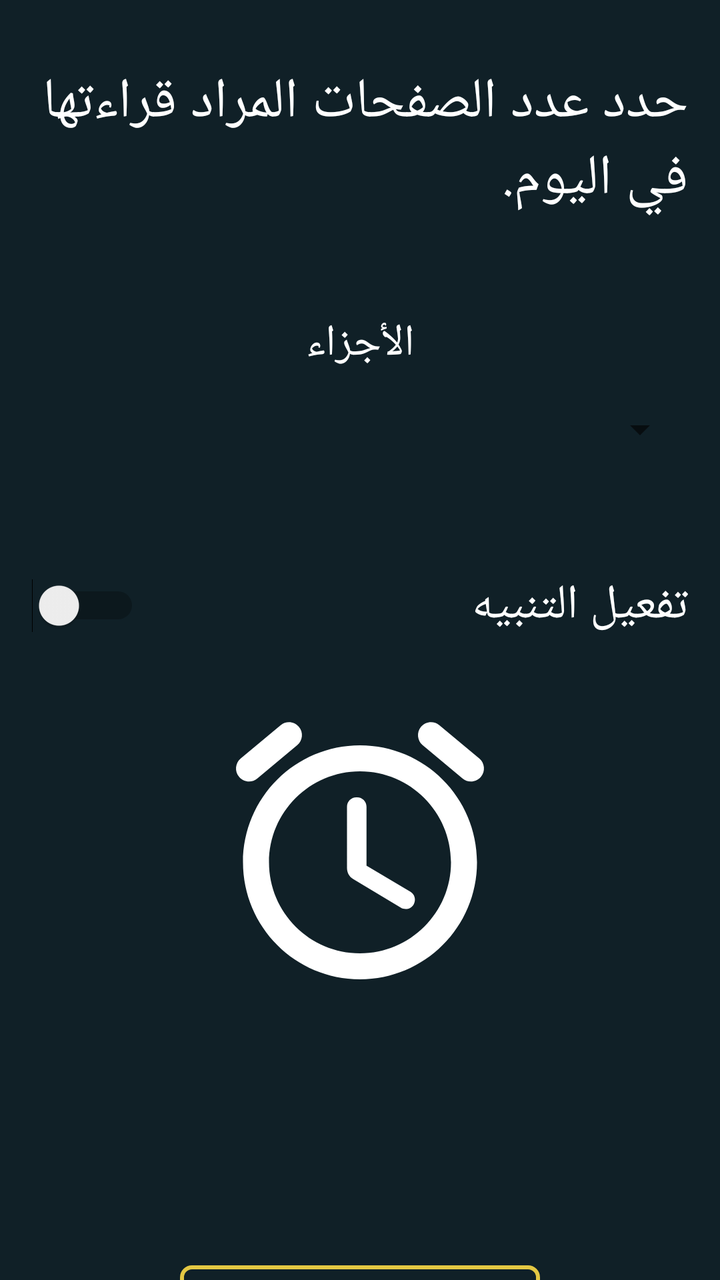
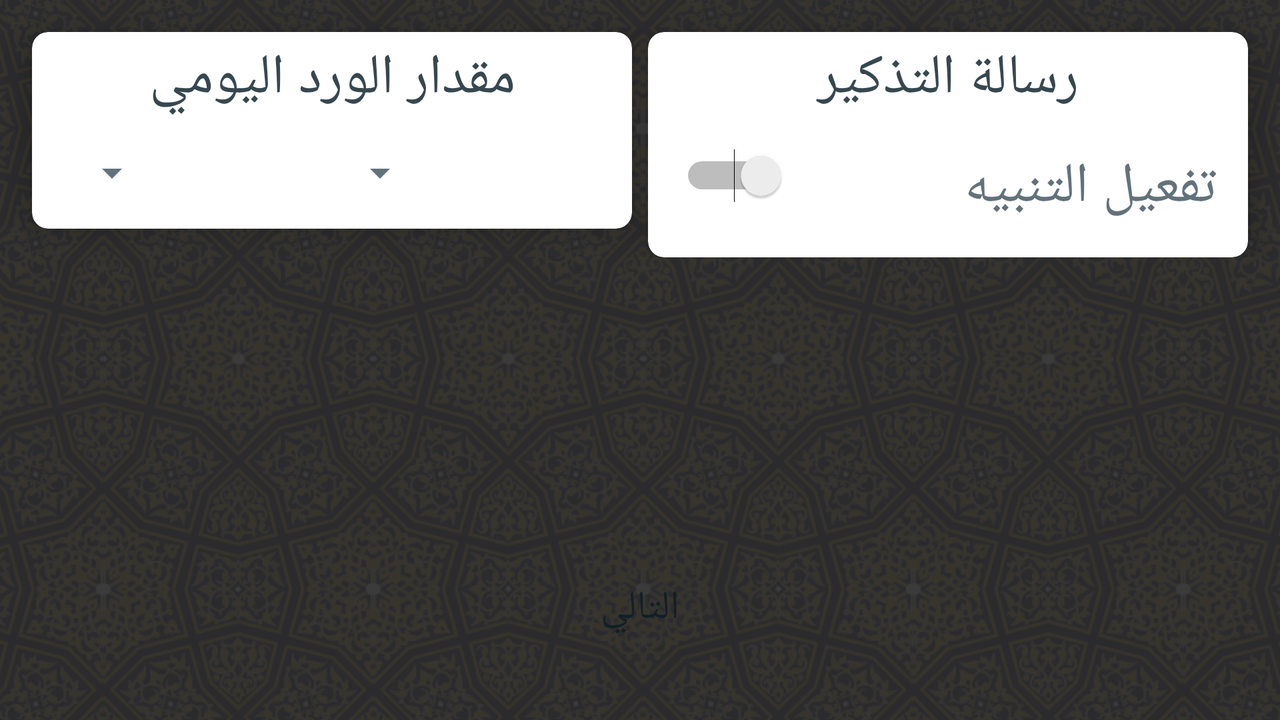

First picture: res/layout/ on a phone held upright. Second picture: the repository's own variant of that layout, on a device whose configuration matches the variant's folder. Source for both follows.
<!-- AndroidManifest.xml: application theme Theme.Khatmah -->
<!-- res/layout/activity_alert.xml -->
<?xml version="1.0" encoding="utf-8"?>
<LinearLayout xmlns:android="http://schemas.android.com/apk/res/android"
    xmlns:tools="http://schemas.android.com/tools"
    android:layout_width="match_parent"
    android:layout_height="match_parent"
    android:background="#102027"
    android:orientation="vertical"
    tools:context=".AlertActivity">

    <TextView
        android:id="@+id/txt_set_num"
        android:layout_width="wrap_content"
        android:layout_height="wrap_content"
        android:layout_marginTop="32dp"
        android:layout_marginRight="16dp"
        android:layout_marginBottom="32dp"
        android:layout_gravity="right"
        android:text="@string/setnum"
        android:fontFamily="@font/arabic_type"
        android:textColor="@color/white"
        android:textSize="28sp" />

    <LinearLayout
        android:layout_width="match_parent"
        android:layout_height="wrap_content"
        android:layout_marginTop="16dp"
        android:layout_marginEnd="16dp"
        android:layout_marginStart="16dp"
        android:layoutDirection="rtl"
        android:orientation="horizontal">

        <TextView
            android:id="@+id/p"
            android:layout_width="0dp"
            android:layout_weight="1"
            android:layout_height="wrap_content"
            android:text="الصفحات"
            android:textColor="@color/white"
            android:fontFamily="@font/arabic_type"
            android:textSize="22sp"
            android:gravity="center"
            android:visibility="gone"/>

        <TextView
            android:layout_width="0dp"
            android:layout_weight="1"
            android:layout_height="wrap_content"
            android:text="الأجزاء"
            android:textColor="@color/white"
            android:fontFamily="@font/arabic_type"
            android:textSize="22sp"
            android:gravity="center"/>

    </LinearLayout>
    <LinearLayout
        android:layout_width="match_parent"
        android:layout_height="56dp"
        android:layout_marginStart="16dp"
        android:layout_marginEnd="16dp"
        android:layout_marginBottom="16dp"
        android:orientation="horizontal">
        <Spinner
            android:id="@+id/spinnerJuz"
            android:layout_width="0dp"
            android:layout_weight="1"
            android:layout_height="match_parent"
            android:backgroundTintMode="multiply"/>
        <Spinner
            android:id="@+id/spinnerPages"
            android:layout_width="0dp"
            android:layout_weight="1"
            android:layout_height="match_parent"
            android:backgroundTintMode="multiply"
            android:visibility="gone" />
    </LinearLayout>

    <LinearLayout
        android:layout_width="match_parent"
        android:layout_height="56dp"
        android:layout_margin="16dp"
        android:orientation="horizontal">

        <Switch
            android:id="@+id/switch1"
            android:layout_width="wrap_content"
            android:layout_height="match_parent"
            android:gravity="center|left"
            android:textSize="20sp"
            tools:ignore="UseSwitchCompatOrMaterialXml" />

        <TextView
            android:id="@+id/set_alert"
            android:layout_width="match_parent"
            android:layout_height="match_parent"
            android:text="@string/setalert"
            android:gravity="center|right"
            android:textColor="#FFFFFF"
            android:textSize="24sp"/>

    </LinearLayout>

    <ImageButton
        android:id="@+id/img_alarm"
        android:layout_width="156dp"
        android:layout_height="156dp"
        android:layout_gravity="center"
        android:background="@drawable/ic_round_access_alarm_24" />

    <TextView
        android:id="@+id/txt_time"
        android:layout_width="match_parent"
        android:layout_height="56dp"
        android:layout_gravity="center"
        android:gravity="center"
        android:layout_margin="32dp"
        android:textSize="18sp"
        android:textColor="#FFFFFF" />

    <FrameLayout
        android:layout_width="180dp"
        android:layout_height="56dp"
        android:layout_margin="10dp"
        android:layout_marginTop="40dp"
        android:layout_gravity="center"
        android:background="@drawable/input_pg">
        <TextView
            android:id="@+id/btn_start"
            android:layout_width="match_parent"
            android:layout_height="match_parent"
            android:background="?android:attr/selectableItemBackground"
            android:gravity="center"
            android:text="@string/بسم"
            android:textColor="#FFFFFF"
            android:textSize="20sp" />
    </FrameLayout>

</LinearLayout>
<!-- resources referenced by this layout -->
<resources>
  <color name="white">#FFFFFFFF</color>
  <!-- drawable ic_round_access_alarm_24 (drawable) -->
  <vector xmlns:android="http://schemas.android.com/apk/res/android"
      android:width="24dp"
      android:height="24dp"
      android:viewportWidth="24"
      android:viewportHeight="24"
      android:tint="@color/white">
    <path
        android:fillColor="@android:color/white"
        android:pathData="M15.87,15.25l-3.37,-2L12.5,8.72c0,-0.4 -0.32,-0.72 -0.72,-0.72h-0.06c-0.4,0 -0.72,0.32 -0.72,0.72v4.72c0,0.35 0.18,0.68 0.49,0.86l3.65,2.19c0.34,0.2 0.78,0.1 0.98,-0.24 0.21,-0.35 0.1,-0.8 -0.25,-1zM21.18,5.01L18.1,2.45c-0.42,-0.35 -1.05,-0.3 -1.41,0.13 -0.35,0.42 -0.29,1.05 0.13,1.41l3.07,2.56c0.42,0.35 1.05,0.3 1.41,-0.13 0.36,-0.42 0.3,-1.05 -0.12,-1.41zM4.1,6.55l3.07,-2.56c0.43,-0.36 0.49,-0.99 0.13,-1.41 -0.35,-0.43 -0.98,-0.48 -1.4,-0.13L2.82,5.01c-0.42,0.36 -0.48,0.99 -0.12,1.41 0.35,0.43 0.98,0.48 1.4,0.13zM12,4c-4.97,0 -9,4.03 -9,9s4.03,9 9,9 9,-4.03 9,-9 -4.03,-9 -9,-9zM12,20c-3.86,0 -7,-3.14 -7,-7s3.14,-7 7,-7 7,3.14 7,7 -3.14,7 -7,7z"/>
  </vector>
  <!-- drawable input_pg (drawable) -->
  <?xml version="1.0" encoding="utf-8"?>
  <selector xmlns:android="http://schemas.android.com/apk/res/android">
  
          <item>
              <shape>
                  <corners android:radius="5dp"/>
                  <stroke android:color="#E4C843" android:width="2dp"/>
              </shape>
          </item>
  </selector>
  <string name="setalert" translatable="false">تفعيل التنبيه</string>
  <string name="setnum" translatable="false">حدد عدد الصفحات المراد قراءتها في اليوم.</string>
  <style name="Theme.Khatmah" parent="Theme.MaterialComponents.DayNight.DarkActionBar">
          
          <item name="colorPrimary">@color/purple_500</item>
          <item name="colorPrimaryVariant">@color/purple_700</item>
          <item name="colorOnPrimary">@color/white</item>
          
          <item name="colorSecondary">@color/teal_200</item>
          <item name="colorSecondaryVariant">@color/teal_700</item>
          <item name="colorOnSecondary">@color/black</item>
          
          <item name="android:statusBarColor" tools:targetApi="l">?attr/colorPrimaryVariant</item>
          
      </style>
  <color name="purple_500">#37474f</color>
  <color name="purple_700">#102027</color>
  <color name="teal_200">#FF03DAC5</color>
  <color name="teal_700">#FF018786</color>
  <color name="black">#62727b</color>
</resources>
<!-- res/layout-land/activity_alert.xml (the repository's variant of the layout above) -->
<!-- drawn on the phone turned sideways -->
<?xml version="1.0" encoding="utf-8"?>
<RelativeLayout xmlns:android="http://schemas.android.com/apk/res/android"
    xmlns:tools="http://schemas.android.com/tools"
    android:layout_width="match_parent"
    android:layout_height="match_parent"
    xmlns:app="http://schemas.android.com/apk/res-auto"
    android:background="@drawable/app_background_land"
    tools:context=".ui.first_start.AlertActivity">

    <LinearLayout
        android:layout_width="match_parent"
        android:layout_height="wrap_content"
        android:orientation="horizontal">

        
        <androidx.cardview.widget.CardView
            android:id="@+id/pagesPerDay_cardView"
            android:layout_width="0dp"
            android:layout_weight="1"
            android:layout_height="wrap_content"
            android:layout_marginTop="16dp"
            android:layout_marginStart="16dp"
            android:layout_marginEnd="4dp"
            android:padding="8dp"
            app:cardCornerRadius="8dp"
            app:cardElevation="8dp">

            <RelativeLayout
                android:layout_width="match_parent"
                android:layout_height="wrap_content"
                android:background="@drawable/yellow_gradient0">

                <TextView
                    android:id="@+id/alert_border_pages_number"
                    android:layout_width="match_parent"
                    android:layout_height="64dp" />

                <TextView
                    android:id="@+id/alert_text_number_of_pages"
                    android:layout_width="match_parent"
                    android:layout_height="wrap_content"
                    android:layout_marginTop="4dp"
                    android:fontFamily="@font/arabic_type"
                    android:gravity="center"
                    android:text="مقدار الورد اليومي"
                    android:textColor="@color/purple_500"
                    android:textSize="28sp" />

                <LinearLayout
                    android:layout_width="match_parent"
                    android:layout_height="wrap_content"
                    android:orientation="horizontal"
                    android:layout_margin="16dp"
                    android:layoutDirection="rtl"
                    android:layout_below="@id/alert_text_number_of_pages">

                    <Spinner
                        android:id="@+id/spinnerJuz"
                        android:layout_width="0dp"
                        android:layout_weight="1"
                        android:layout_height="wrap_content"
                        android:backgroundTint="@color/purple_200"
                        android:backgroundTintMode="multiply"/>
                    <Spinner
                        android:id="@+id/spinnerPages"
                        android:layout_width="0dp"
                        android:layout_weight="1"
                        android:layout_height="wrap_content"
                        android:backgroundTint="@color/purple_200"
                        android:backgroundTintMode="multiply" />
                </LinearLayout>
            </RelativeLayout>
        </androidx.cardview.widget.CardView>

        
        <androidx.cardview.widget.CardView
            android:id="@+id/alert_reminder_cardView"
            android:layout_below="@id/pagesPerDay_cardView"
            android:layout_width="0dp"
            android:layout_weight="1"
            android:layout_height="wrap_content"
            android:layout_marginTop="16dp"
            android:layout_marginStart="4dp"
            android:layout_marginEnd="16dp"
            android:padding="8dp"
            app:cardCornerRadius="8dp"
            app:cardElevation="8dp">

            <RelativeLayout
                android:layout_width="match_parent"
                android:layout_height="wrap_content"
                android:background="@drawable/yellow_gradient0">

                <TextView
                    android:id="@+id/alert_border_reminder"
                    android:layout_width="match_parent"
                    android:layout_height="64dp"
                    android:layout_marginBottom="16dp" />

                <TextView
                    android:id="@+id/alert_text_reminder"
                    android:layout_width="match_parent"
                    android:layout_height="wrap_content"
                    android:layout_marginTop="4dp"
                    android:fontFamily="@font/arabic_type"
                    android:gravity="center"
                    android:text="رسالة التذكير"
                    android:textColor="@color/purple_500"
                    android:textSize="28sp" />


                <Switch
                    android:id="@+id/alert_switch"
                    android:layout_width="match_parent"
                    android:layout_height="wrap_content"
                    android:layout_below="@id/alert_text_reminder"
                    android:layout_marginStart="16dp"
                    android:layout_marginTop="16dp"
                    android:layout_marginEnd="16dp"
                    android:layout_marginBottom="16dp"
                    android:fontFamily="@font/arabic_type"
                    android:gravity="right"
                    android:layoutDirection="rtl"
                    android:text="@string/setalert"
                    android:textColor="@color/purple_200"
                    android:textSize="28sp"
                    tools:ignore="UseSwitchCompatOrMaterialXml" />



                <LinearLayout
                    android:id="@+id/alert_reminder_body"
                    android:layout_width="match_parent"
                    android:layout_height="56dp"
                    android:layout_below="@id/alert_switch"
                    android:paddingStart="16dp"
                    android:paddingEnd="16dp"
                    android:paddingBottom="16dp"
                    android:layoutDirection="rtl"
                    android:orientation="horizontal"
                    android:visibility="gone">

                    <TextView
                        android:layout_width="0dp"
                        android:layout_height="wrap_content"
                        android:layout_gravity="center"
                        android:layout_weight="1.5"
                        android:fontFamily="@font/arabic_type"
                        android:text="تعديل وقت التنبيه"
                        android:textColor="@color/purple_200"
                        android:textSize="28sp" />

                    <TextView
                        android:id="@+id/alert_text_time"
                        android:layout_width="0dp"
                        android:layout_height="wrap_content"
                        android:layout_gravity="center"
                        android:layout_weight="1"
                        android:fontFamily="@font/arabic_type"
                        android:gravity="center|right"
                        android:text="00:00 AM"
                        android:textColor="@color/purple_200"
                        android:textSize="28sp" />

                    <ImageView
                        android:layout_width="48dp"
                        android:layout_height="48dp"
                        android:layout_gravity="center|left"
                        android:background="@drawable/ic_round_access_alarm_black"
                        android:scaleType="centerCrop" />
                </LinearLayout>
            </RelativeLayout>
        </androidx.cardview.widget.CardView>

    </LinearLayout>
    <FrameLayout
        android:layout_width="156dp"
        android:layout_height="48dp"
        android:layout_alignParentBottom="true"
        android:layout_centerHorizontal="true"
        android:layout_margin="32dp"
        android:layout_marginTop="40dp"
        android:background="@drawable/rounded_right">

        <TextView
            android:id="@+id/btn_start"
            android:layout_width="match_parent"
            android:layout_height="match_parent"
            android:background="?android:attr/selectableItemBackground"
            android:gravity="center"
            android:text="التالي"
            android:textColor="@color/purple_700"
            android:fontFamily="@font/uthmanic_hafs"
            android:textSize="20sp" />
    </FrameLayout>

</RelativeLayout>
<!-- resources referenced by the variant -->
<!-- as the phone turned sideways resolves them -->
<resources>
  <color name="purple_200">#62727b</color>
  <color name="purple_500">#37474f</color>
  <color name="purple_700">#102027</color>
  <!-- drawable app_background_land: png bitmap (drawable-hdpi, 370290 bytes) -->
  <!-- drawable ic_round_access_alarm_black (drawable-xxxhdpi) -->
  <vector xmlns:android="http://schemas.android.com/apk/res/android"
      android:width="24dp"
      android:height="24dp"
      android:viewportWidth="24"
      android:viewportHeight="24"
      android:tint="@color/purple_200">
    <path
        android:fillColor="@android:color/white"
        android:pathData="M15.87,15.25l-3.37,-2L12.5,8.72c0,-0.4 -0.32,-0.72 -0.72,-0.72h-0.06c-0.4,0 -0.72,0.32 -0.72,0.72v4.72c0,0.35 0.18,0.68 0.49,0.86l3.65,2.19c0.34,0.2 0.78,0.1 0.98,-0.24 0.21,-0.35 0.1,-0.8 -0.25,-1zM21.18,5.01L18.1,2.45c-0.42,-0.35 -1.05,-0.3 -1.41,0.13 -0.35,0.42 -0.29,1.05 0.13,1.41l3.07,2.56c0.42,0.35 1.05,0.3 1.41,-0.13 0.36,-0.42 0.3,-1.05 -0.12,-1.41zM4.1,6.55l3.07,-2.56c0.43,-0.36 0.49,-0.99 0.13,-1.41 -0.35,-0.43 -0.98,-0.48 -1.4,-0.13L2.82,5.01c-0.42,0.36 -0.48,0.99 -0.12,1.41 0.35,0.43 0.98,0.48 1.4,0.13zM12,4c-4.97,0 -9,4.03 -9,9s4.03,9 9,9 9,-4.03 9,-9 -4.03,-9 -9,-9zM12,20c-3.86,0 -7,-3.14 -7,-7s3.14,-7 7,-7 7,3.14 7,7 -3.14,7 -7,7z"/>
  </vector>
  <!-- drawable rounded_right (drawable) -->
  <?xml version="1.0" encoding="utf-8"?>
  <shape xmlns:android="http://schemas.android.com/apk/res/android"
      android:shape="rectangle">
      <solid android:color="@color/yellow" />
      <corners android:bottomRightRadius="16dp"
          android:bottomLeftRadius="16dp"
          android:topRightRadius="16dp"
          android:topLeftRadius="16dp"/>
  </shape>
  <string name="setalert" translatable="false">تفعيل التنبيه</string>
  <style name="Theme.Khatmah" parent="Theme.MaterialComponents.DayNight.DarkActionBar">
          
          <item name="colorPrimary">@color/purple_500</item>
          <item name="colorPrimaryVariant">@color/purple_700</item>
          <item name="colorOnPrimary">@color/white</item>
          
          <item name="colorSecondary">@color/teal_200</item>
          <item name="colorSecondaryVariant">@color/teal_700</item>
          <item name="colorOnSecondary">@color/black</item>
          
          <item name="android:statusBarColor" tools:targetApi="l">?attr/colorPrimaryVariant</item>
          
      </style>
  <color name="yellow">#E4C843</color>
  <color name="white">#FFFFFFFF</color>
  <color name="teal_200">#FF03DAC5</color>
  <color name="teal_700">#FF018786</color>
  <color name="black">#62727b</color>
</resources>
